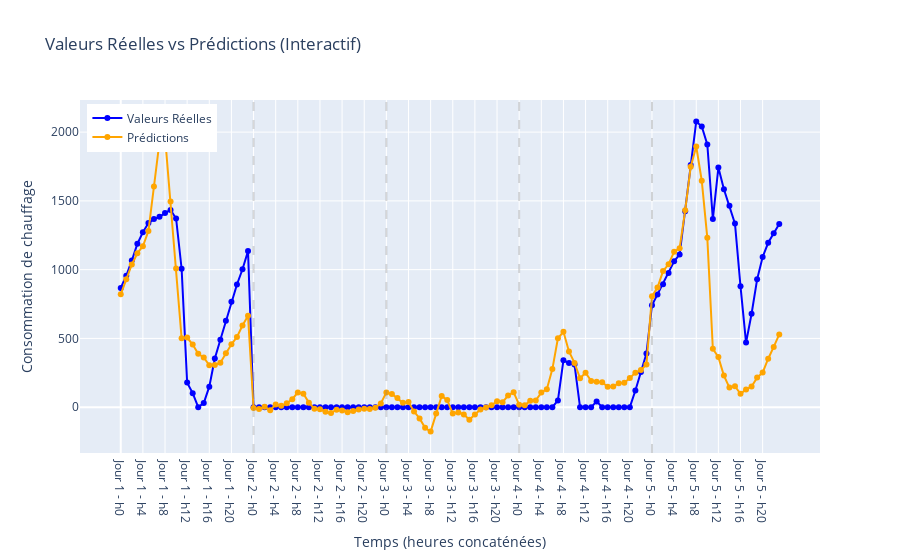

Notebook code for this chart:
### Code cell
plot_true_vs_predicted_interactive(indices=[15, 11, 13,32,89], y_test=y_test2, predictions=predictions2, scaler_cons=scaler_y)

### Figure 1 — Plotly figure (JSON) as saved in the notebook; plotly's stock layout.template omitted (floating-point values rounded to 4 significant figures)
{"data": [{"line": {"color": "blue"}, "mode": "lines+markers", "name": "Valeurs Réelles", "type": "scatter", "x": [0, 1, 2, 3, 4, 5, 6, 7, 8, 9, 10, 11, 12, 13, 14, 15, 16, 17, 18, 19, 20, 21, 22, 23, 24, 25, 26, 27, 28, 29, 30, 31, 32, 33, 34, 35, 36, 37, 38, 39, 40, 41, 42, 43, 44, 45, 46, 47, 48, 49, 50, 51, 52, 53, 54, 55, 56, 57, 58, 59, 60, 61, 62, 63, 64, 65, 66, 67, 68, 69, 70, 71, 72, 73, 74, 75, 76, 77, 78, 79, 80, 81, 82, 83, 84, 85, 86, 87, 88, 89, 90, 91, 92, 93, 94, 95, 96, 97, 98, 99, 100, 101, 102, 103, 104, 105, 106, 107, 108, 109, 110, 111, 112, 113, 114, 115, 116, 117, 118, 119], "y": [867.0, 955.7, 1067.0, 1188.0, 1271.0, 1339.0, 1368.0, 1384.0, 1411.0, 1434.0, 1372.0, 1006.0, 178.6, 101.9, 0, 30.09, 149.1, 353.6, 490.8, 628.9, 765.9, 892.1, 1003.0, 1135.0, 0, 0, 0, 0, 0, 0, 0, 0, 0, 0, 0, 0, 0, 0, 0, 0, 0, 0, 0, 0, 0, 0, 0, 0, 0, 0, 0, 0, 0, 0, 0, 0, 0, 0, 0, 0, 0, 0, 0, 0, 0, 0, 0, 0, 0, 0, 0, 0, 0, 0, 0, 0, 0, 0, 0, 49.39, 340.5, 321.0, 309.5, 0, 0, 0, 41.77, 0, 0, 0, 0, 0, 0, 120.7, 256.1, 389.4, 740.8, 819.7, 893.9, 975.9, 1060.0, 1111.0, 1424.0, 1760.0, 2078.0, 2041.0, 1911.0, 1368.0, 1742.0, 1584.0, 1464.0, 1335.0, 878.8, 469.5, 679.2, 929.5, 1092.0, 1195.0, 1264.0, 1332.0]}, {"line": {"color": "orange"}, "mode": "lines+markers", "name": "Prédictions", "type": "scatter", "x": [0, 1, 2, 3, 4, 5, 6, 7, 8, 9, 10, 11, 12, 13, 14, 15, 16, 17, 18, 19, 20, 21, 22, 23, 24, 25, 26, 27, 28, 29, 30, 31, 32, 33, 34, 35, 36, 37, 38, 39, 40, 41, 42, 43, 44, 45, 46, 47, 48, 49, 50, 51, 52, 53, 54, 55, 56, 57, 58, 59, 60, 61, 62, 63, 64, 65, 66, 67, 68, 69, 70, 71, 72, 73, 74, 75, 76, 77, 78, 79, 80, 81, 82, 83, 84, 85, 86, 87, 88, 89, 90, 91, 92, 93, 94, 95, 96, 97, 98, 99, 100, 101, 102, 103, 104, 105, 106, 107, 108, 109, 110, 111, 112, 113, 114, 115, 116, 117, 118, 119], "y": [820.8, 930.9, 1038.0, 1120.0, 1170.0, 1281.0, 1605.0, 1928.0, 1968.0, 1495.0, 1008.0, 500.3, 505.7, 455.2, 388.2, 361.3, 304.5, 307.5, 323.2, 391.8, 457.0, 510.1, 594.2, 664.6, -5.301, -12.75, 2.619, -21.79, 19.55, 9.492, 28.13, 57.67, 107.3, 97.61, 32.85, -11.6, -15.04, -33.71, -42.43, -18.32, -24.67, -37.58, -27.53, -17.04, -11.12, -13.36, -4.093, 27.59, 107.6, 95.63, 66.59, 31.38, 37.79, -31.73, -81.95, -150.1, -177.6, -46.38, 81.49, 51.6, -46.28, -38.09, -52.56, -90.77, -52.74, -16.28, -2.418, 13.91, 42.54, 36.21, 84.84, 107.9, 17.94, 13.22, 46.74, 49.41, 105.8, 130.8, 277.0, 501.3, 547.9, 404.7, 321.9, 210.5, 250.1, 190.9, 185.4, 181.4, 148.9, 150.3, 173.9, 176.8, 211.2, 250.9, 269.4, 311.1, 806.0, 870.4, 989.6, 1039.0, 1131.0, 1156.0, 1431.0, 1748.0, 1895.0, 1646.0, 1231.0, 424.6, 363.9, 229.7, 142.2, 152.0, 97.76, 128.9, 149.8, 215.0, 251.4, 352.3, 438.1, 529.0]}], "layout": {"hovermode": "x unified", "legend": {"x": 0.01, "y": 0.99}, "shapes": [{"line": {"color": "gray", "dash": "dash"}, "opacity": 0.3, "type": "line", "x0": 24, "x1": 24, "xref": "x", "y0": 0, "y1": 1, "yref": "y domain"}, {"line": {"color": "gray", "dash": "dash"}, "opacity": 0.3, "type": "line", "x0": 48, "x1": 48, "xref": "x", "y0": 0, "y1": 1, "yref": "y domain"}, {"line": {"color": "gray", "dash": "dash"}, "opacity": 0.3, "type": "line", "x0": 72, "x1": 72, "xref": "x", "y0": 0, "y1": 1, "yref": "y domain"}, {"line": {"color": "gray", "dash": "dash"}, "opacity": 0.3, "type": "line", "x0": 96, "x1": 96, "xref": "x", "y0": 0, "y1": 1, "yref": "y domain"}], "title": {"text": "Valeurs Réelles vs Prédictions (Interactif)"}, "xaxis": {"tickmode": "array", "ticktext": ["Jour 1 - h0", "Jour 1 - h4", "Jour 1 - h8", "Jour 1 - h12", "Jour 1 - h16", "Jour 1 - h20", "Jour 2 - h0", "Jour 2 - h4", "Jour 2 - h8", "Jour 2 - h12", "Jour 2 - h16", "Jour 2 - h20", "Jour 3 - h0", "Jour 3 - h4", "Jour 3 - h8", "Jour 3 - h12", "Jour 3 - h16", "Jour 3 - h20", "Jour 4 - h0", "Jour 4 - h4", "Jour 4 - h8", "Jour 4 - h12", "Jour 4 - h16", "Jour 4 - h20", "Jour 5 - h0", "Jour 5 - h4", "Jour 5 - h8", "Jour 5 - h12", "Jour 5 - h16", "Jour 5 - h20"], "tickvals": [0, 4, 8, 12, 16, 20, 24, 28, 32, 36, 40, 44, 48, 52, 56, 60, 64, 68, 72, 76, 80, 84, 88, 92, 96, 100, 104, 108, 112, 116], "title": {"text": "Temps (heures concaténées)"}}, "yaxis": {"title": {"text": "Consommation de chauffage"}}}}
